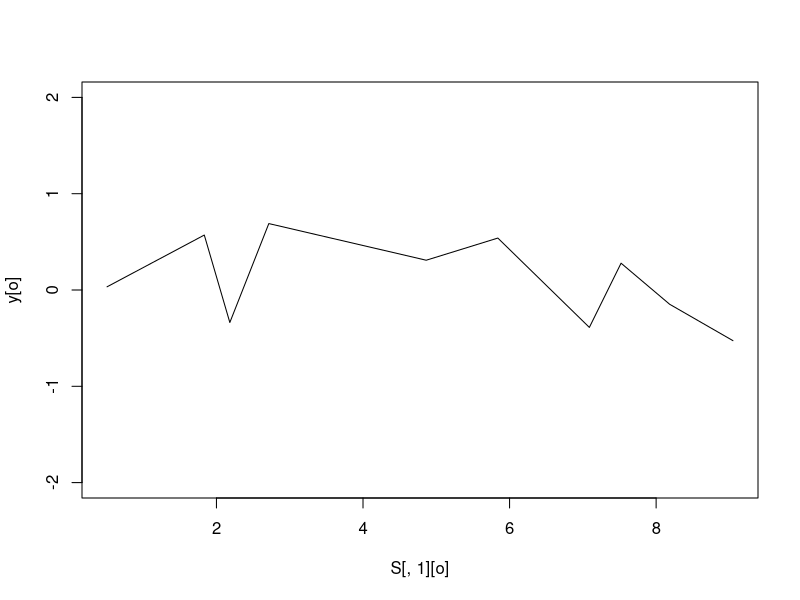

Write the R code that produced this figure.
################################################################################
# Simulates A Gaussian Process 
################################################################################

################################################################################
# Settings
# Libraries

# Dimensions
D <- 1
# Grid Size
grid_size <- rep(10, D)
# Number of Points
N <- 10
# Variance
t   <- 1 / 2
l   <- 1 / 2
s2  <- 0.1
################################################################################

################################################################################
# Point Locations
S <- matrix(data = NA, nrow = N, ncol = D)
for(n in 1:N){
  for(d in 1:D){
    S[n, d] <- runif(n = 1, max = grid_size[d])
  }
}
################################################################################

################################################################################
# Distance Matrix
DM <- matrix(data = 0, nrow = N, ncol = N)
for(n in 1:N){
  for(nn in 1:N){
    DM[n, nn] <- sum((S[n, ] - S[nn, ])^2)
  }
}
################################################################################

################################################################################
# Simulates
# Covariance Matrix
Soo <- t^2 * exp(- DM / (2 * l^2))
# Simulates Observations
y   <- as.vector(mvtnorm::rmvnorm(n = 1, sigma = Soo + s2 * diag(nrow = N)))
################################################################################

################################################################################
# Plots
if(D == 1){
  # Plotting Dimensions
  ymax <- max(   2)
  ymin <- min(  -2)
  # Plotting Order
  o    <- order(S[,1])
  # Plots
  plot(x    = S[,1][o],
       y    = y[o],
       ylim = c(ymin, ymax),
       type = 'l')
} else {
  # Color Limits
  cmin <-  (4 * s2)
  cmax <- -(4 * s2)
  ylev <- (y - cmin) / (cmax - cmin)
  # Plotting Dimensions
  xmax <- max(S[, 1])
  xmin <- min(S[, 1])
  ymax <- max(S[, 2])
  ymin <- min(S[, 2])
  # Plotting Area
  plot(NULL,
       type = 'l',
       ylim = c(ymin, ymax),
       xlim = c(xmin, xmax),
       xlab = "",
       ylab = "",
       # xaxt = 'n',
       # yaxt = 'n',
       main = "")
  # Plots
  rect(xleft   = S[, 1] - 0.01,
       ybottom = S[, 2] - 0.01,
       xright  = S[, 1] + 0.01,
       ytop    = S[, 2] + 0.01,
       col     = rgb(ylev, 0, 1 - ylev),
       border  = NA)
}
################################################################################
